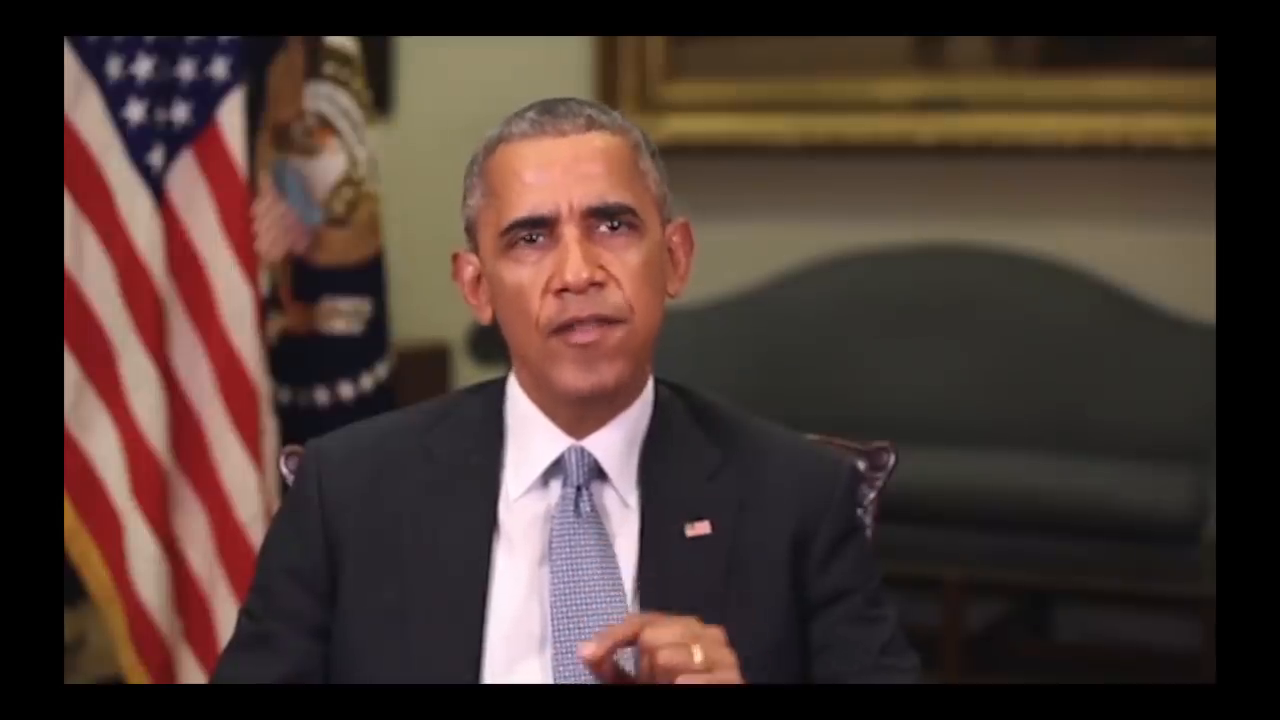
#> input picture frame 173 of test.mp4, 1280 x 720 px
$ python facedet.py
#> lines starting #> are read from the running program, lines starting #| are printed output that depends on the picture; after the words box and inside, x2 and y2 are one past the last pixel; in counts of white or black regions, pixels touching at a corner belong together
import cv2

face_cascade = cv2.CascadeClassifier('haarcascade_frontalface_default.xml')
eye_cascade = cv2.CascadeClassifier('haarcascade_eye_tree_eyeglasses.xml')
cap = cv2.VideoCapture('test.mp4')

while cap.isOpened():
    _, img = cap.read()
#> img is the input picture: shape (720, 1280, 3); mean B, G, R 50.7, 56.9, 74.9
    gray = cv2.cvtColor(img, cv2.COLOR_BGR2GRAY)
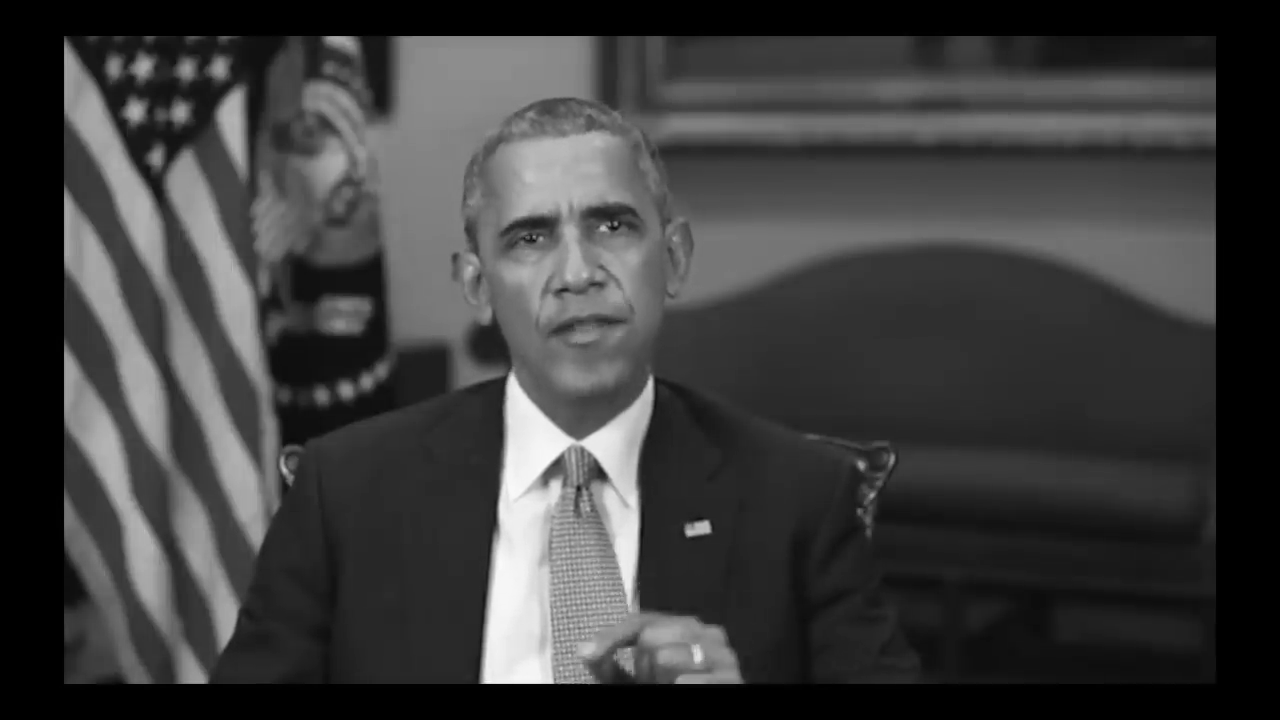
#> gray: shape (720, 1280); min 0, max 250, mean 61.6
    faces = face_cascade.detectMultiScale(gray, 1.1, 4)
#> faces = [[451, 137, 243, 243], [242, 345, 184, 184], [223, 208, 204, 204]]

    for (x, y , w ,h) in faces:
        cv2.rectangle(img, (x,y), (x+w, y+h), (255, 0 , 0), 3)
        roi_gray = gray[y:y+h, x:x+w]
        roi_color = img[y:y+h, x:x+w]
        eyes = eye_cascade.detectMultiScale(roi_gray)
        for (ex, ey ,ew, eh) in eyes:
            cv2.rectangle(roi_color, (ex,ey), (ex+ew, ey+eh), (0, 255, 0), 5)
#> this loop made 3 passes
#> pass 1, `roi_gray = gray[y:y+h, x:x+w]`:
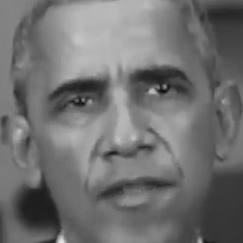
#> roi_gray: shape (243, 243); min 9, max 230, mean 112.6
#> pass 1, `roi_color = img[y:y+h, x:x+w]`:
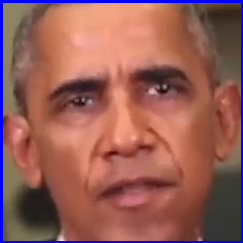
#> roi_color: shape (243, 243, 3); mean B, G, R 87.4, 93.5, 148.9
#> pass 2, `roi_color = img[y:y+h, x:x+w]`:
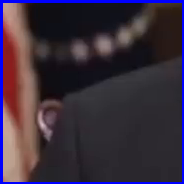
#> roi_color: shape (184, 184, 3); mean B, G, R 60.9, 45.5, 57.9
#> after the loop:
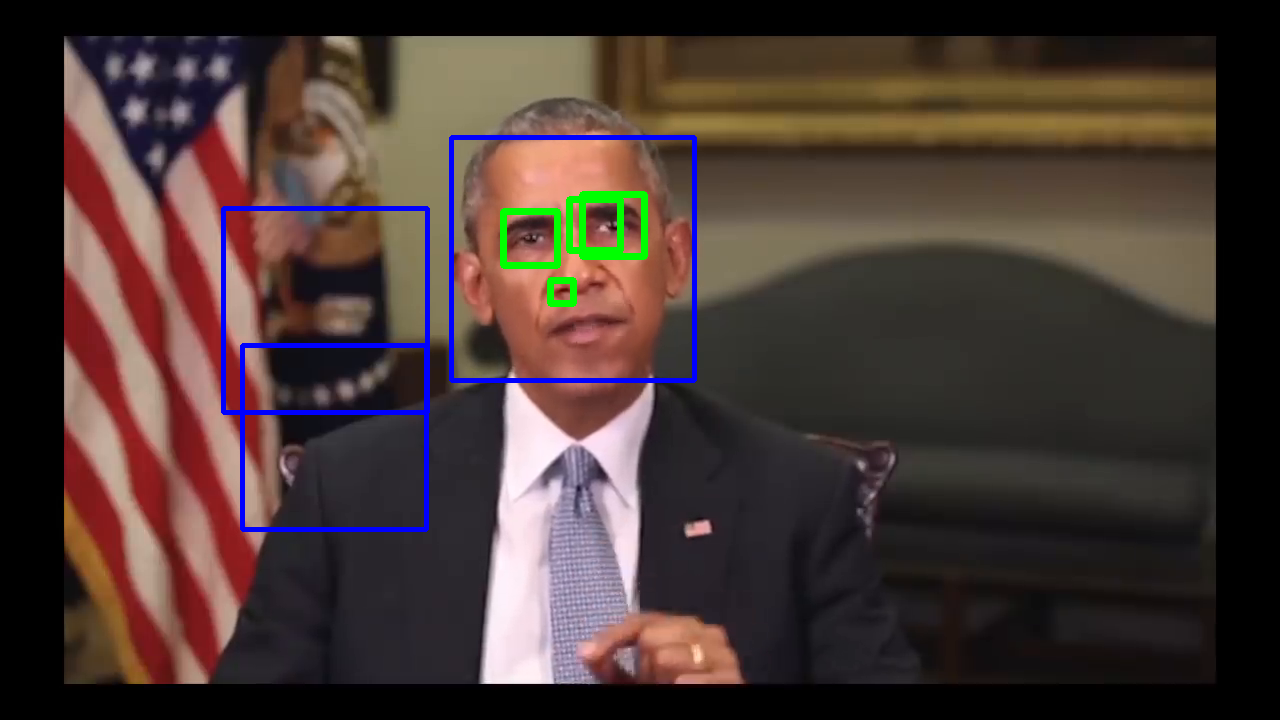
#> img: shape (720, 1280, 3); 1.88% of pixels changed, all inside (x1, y1, x2, y2) = (221, 135, 697, 532)
#> after the loop:
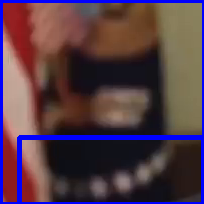
#> roi_color: shape (204, 204, 3); mean B, G, R 71.1, 58.6, 83.7
#> after the loop:
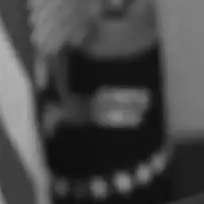
#> roi_gray: shape (204, 204); min 12, max 183, mean 71.3

    # Display the output
    cv2.imshow('img', img)
    if cv2.waitKey(1) & 0xFF == ord('q'):
#> (key q is pressed here)
        break

cap.release()

$ run again, starting later in the video
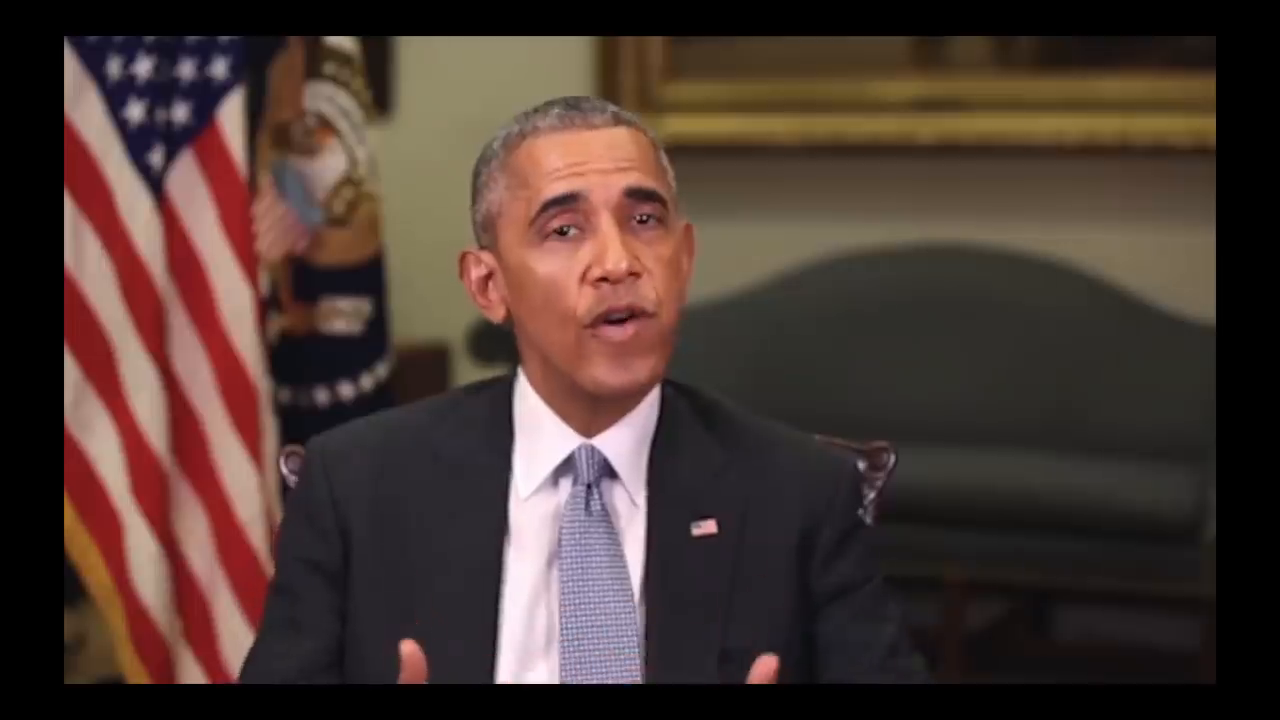
#> input picture frame 781 of test.mp4, 1280 x 720 px
#> img is the input picture: shape (720, 1280, 3); mean B, G, R 50.6, 56.7, 74.5
#> faces = [[224, 208, 205, 205], [478, 119, 260, 260]]
#> the loop `for (x, y , w ,h) in faces:` made 2 passes
#> pass 1, `roi_color = img[y:y+h, x:x+w]`:
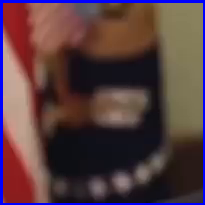
#> roi_color: shape (205, 205, 3); mean B, G, R 64.2, 60.1, 85.7
#> after the loop `for (x, y , w ,h) in faces:`:
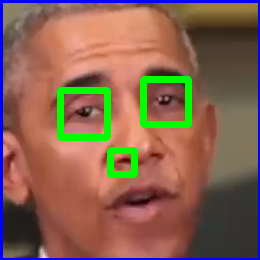
#> roi_color: shape (260, 260, 3); mean B, G, R 81.1, 99.3, 134

$ run again, starting later in the video
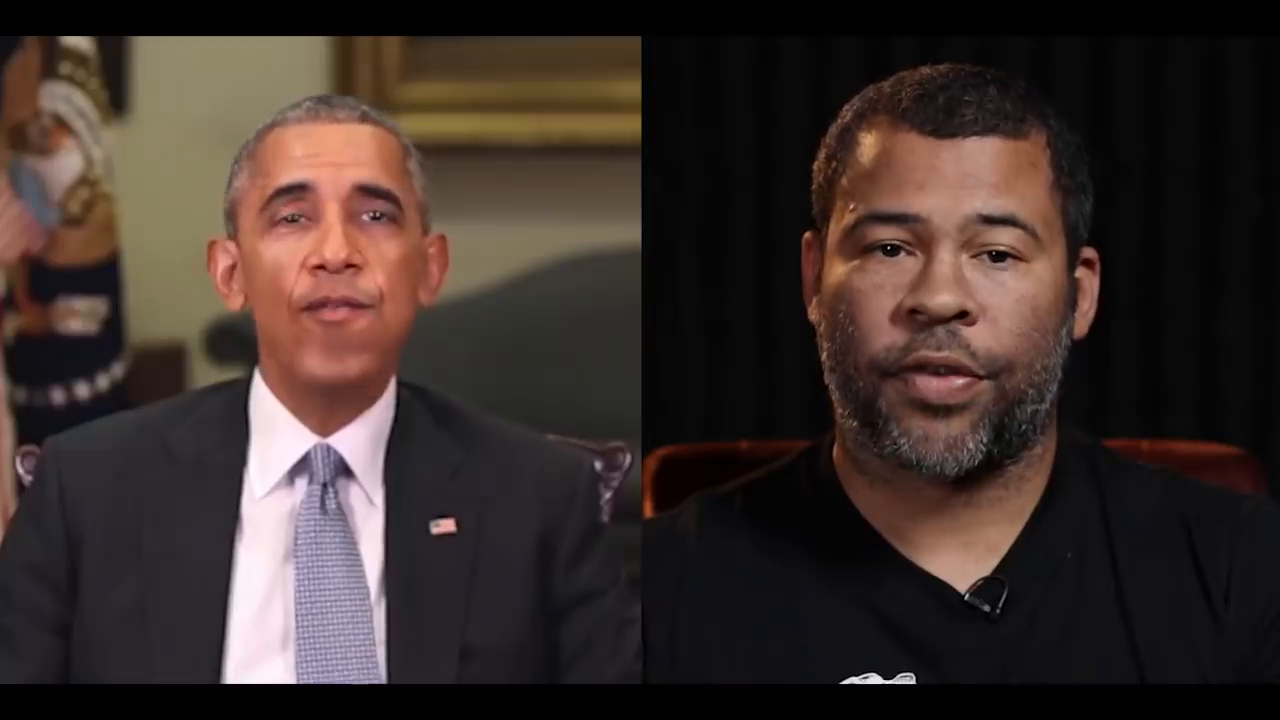
#> input picture frame 1389 of test.mp4, 1280 x 720 px
#> img is the input picture: shape (720, 1280, 3); mean B, G, R 43.2, 47.1, 59.7
#> faces = [[213, 115, 242, 242], [789, 121, 307, 307]]
#> the loop `for (x, y , w ,h) in faces:` made 2 passes
#> (x, y, w, h, eyes) on passes 1 to 2: (213, 115, 242, 242, [[51, 78, 51, 51], [136, 75, 52, 52]]), (789, 121, 307, 307, [[74, 102, 55, 55], [181, 107, 56, 56]])
#> pass 1, `roi_color = img[y:y+h, x:x+w]`:
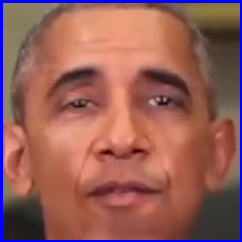
#> roi_color: shape (242, 242, 3); mean B, G, R 87.7, 94.6, 149.4
#> after the loop `for (x, y , w ,h) in faces:`:
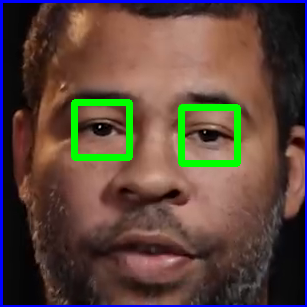
#> roi_color: shape (307, 307, 3); mean B, G, R 61.1, 70.5, 91.6
